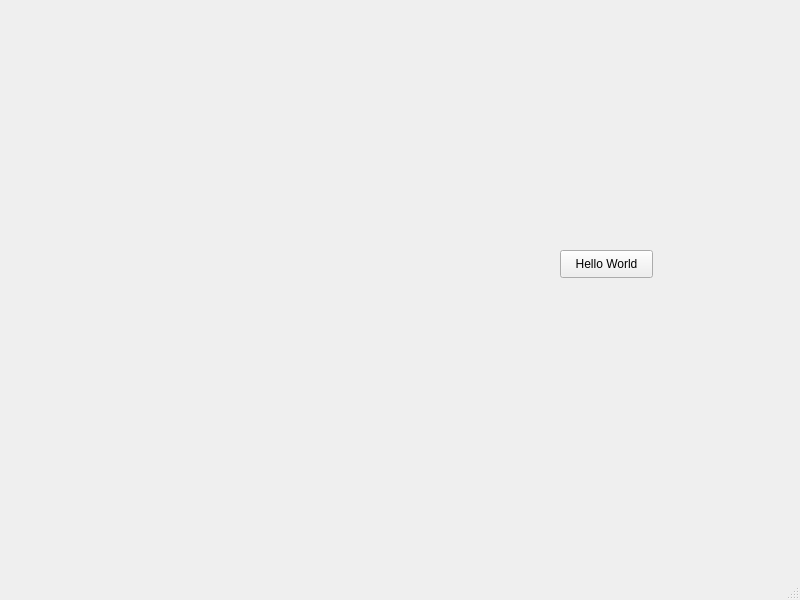
<?xml version="1.0" encoding="UTF-8"?>
<ui version="4.0">
 <class>MainWindow</class>
 <widget class="QMainWindow" name="MainWindow">
  <property name="geometry">
   <rect>
    <x>0</x>
    <y>0</y>
    <width>800</width>
    <height>600</height>
   </rect>
  </property>
  <property name="windowTitle">
   <string>MainWindow</string>
  </property>
  <widget class="QWidget" name="centralwidget">
   <widget class="QPushButton" name="pushButtonHello">
    <property name="geometry">
     <rect>
      <x>560</x>
      <y>250</y>
      <width>93</width>
      <height>28</height>
     </rect>
    </property>
    <property name="text">
     <string>Hello World</string>
    </property>
   </widget>
  </widget>
  <widget class="QMenuBar" name="menubar">
   <property name="geometry">
    <rect>
     <x>0</x>
     <y>0</y>
     <width>800</width>
     <height>26</height>
    </rect>
   </property>
  </widget>
  <widget class="QStatusBar" name="statusbar"/>
 </widget>
 <resources/>
 <connections/>
</ui>
